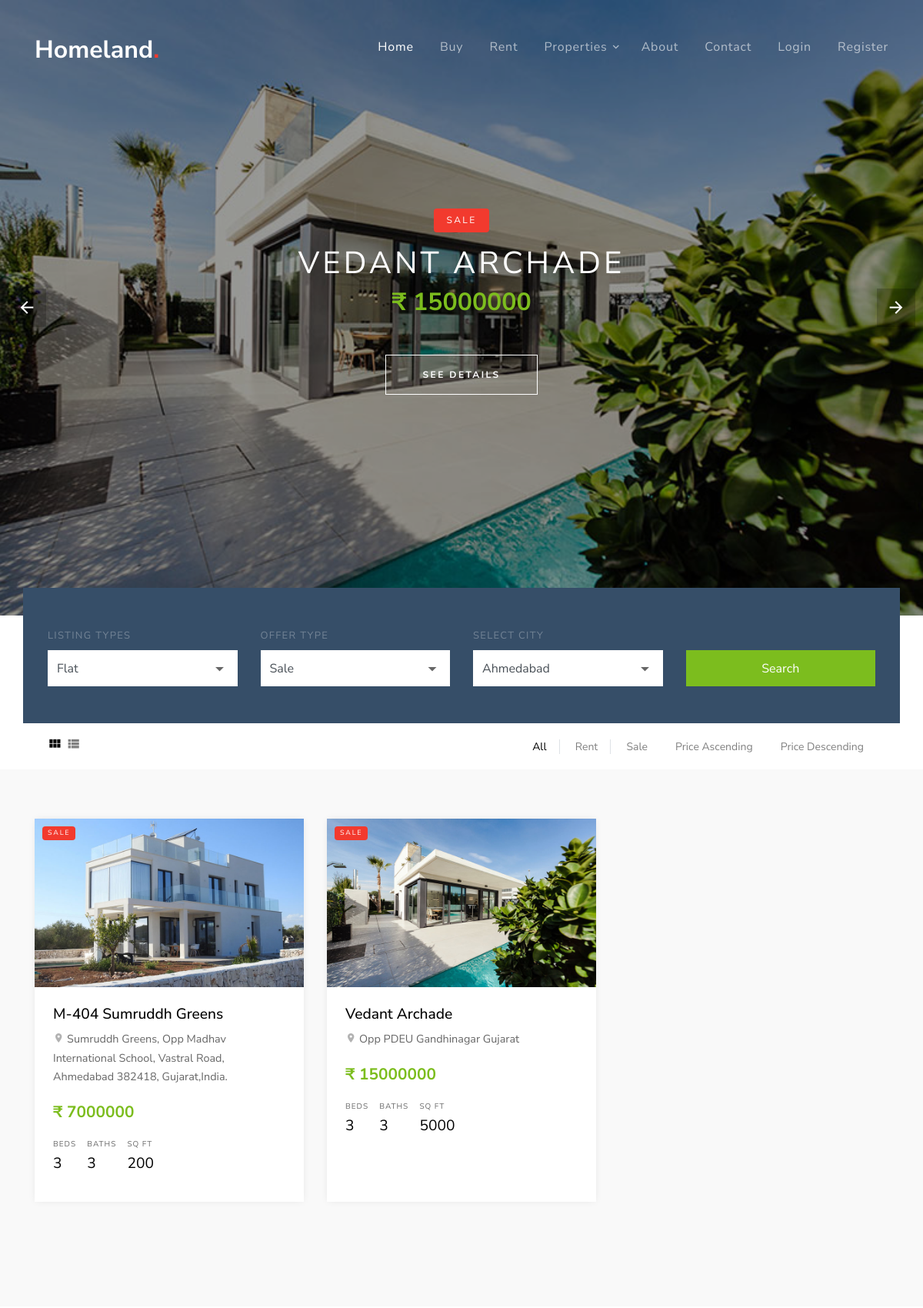
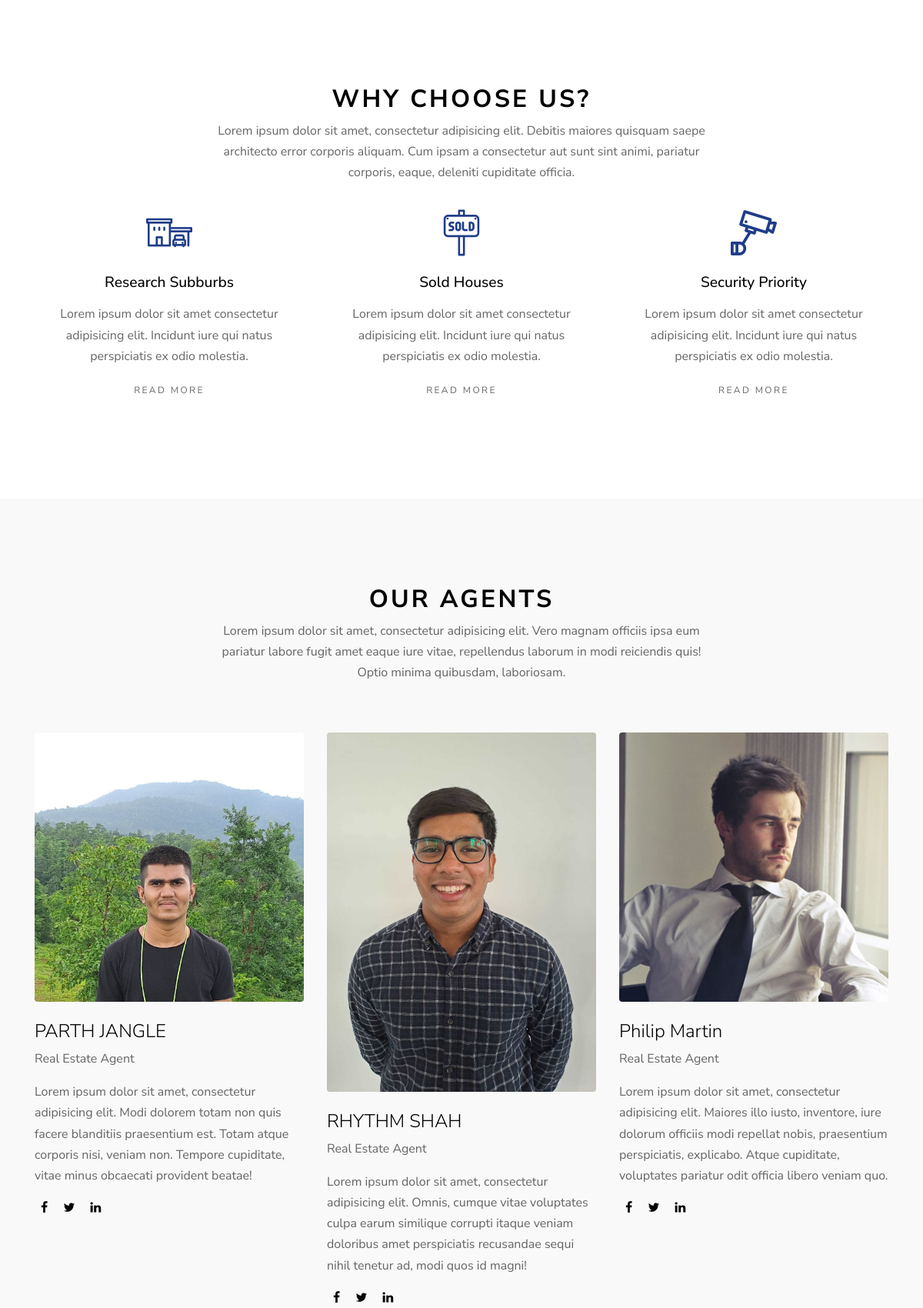
The page /sale.php?type=sale (upper part) on the database its author committed (2 pictures, top to bottom).
### tables this page shows
CREATE TABLE `props` (
  `id` int(10) NOT NULL,
  `name` varchar(200) NOT NULL,
  `location` varchar(200) NOT NULL,
  `price` varchar(10) NOT NULL,
  `image` varchar(200) NOT NULL,
  `beds` int(10) NOT NULL,
  `bath` int(20) NOT NULL,
  `sqft` varchar(30) NOT NULL,
  `home_type` varchar(200) NOT NULL,
  `year_built` varchar(200) NOT NULL,
  `type` varchar(200) NOT NULL,
  `price_sqft` int(30) NOT NULL,
  `description` text NOT NULL,
  `admin_name` varchar(200) NOT NULL,
  `created_at` timestamp NOT NULL DEFAULT current_timestamp()
);

### sale.php (the view, shortened to what this page needs)
<?php require "includes/header.php";?>
<?php require "config/config.php";?>
  <?php
    $select=$conn->query("SELECT * FROM props ORDER BY name DESC");
    $select->execute();
    $props=$select->fetchAll(PDO::FETCH_OBJ);
    if(isset($_GET['type'])){
      $id=$_GET['type'];
      $sale=$conn->query("SELECT * FROM props WHERE type='$id'");
      $sale->execute();
      $allistings=$sale->fetchAll(PDO::FETCH_OBJ);
    }
    else{
      echo "<script>window.location.href='".APPURL."/404.php'</script>";
    }
  ?>
    <div class="slide-one-item home-slider owl-carousel">
    <?php foreach ($props as $prop) : ?>
      <div class="site-blocks-cover overlay" style="background-image: url(images/<?php echo $prop->image; ?>);" data-aos="fade" data-stellar-background-ratio="0.5">
        <div class="container">
          <div class="row align-items-center justify-content-center text-center">
            <div class="col-md-10">
              <span class="d-inline-block bg-<?php if($prop->type=="rent") {echo "success";} else {echo "danger";}?> success text-white px-3 mb-3 property-offer-type rounded"><?php echo $prop->type; ?></span>
              <h1 class="mb-2"><?php echo $prop->name; ?></h1>
              <p class="mb-5"><strong class="h2 text-success font-weight-bold"><?php echo $prop->price; ?></strong></p>
              <p><a href="property-details.php?id=<?php echo $prop->id; ?>" class="btn btn-white btn-outline-white py-3 px-5 rounded-0 btn-2">See Details</a></p>
            </div>
          </div>
        </div>
      </div>
      <?php endforeach; ?>
    </div>
    <div class="site-section site-section-sm pb-0">
      <div class="container">
        <div class="row">
          <form class="form-search col-md-12" method="POST" action="search.php" style="margin-top: -100px;">
            <div class="row align-items-end">
              <div class="col-md-3">
                <label for="list-types">Listing Types</label>
                <div class="select-wrap">
                  <select name="types" id="list-types" class="form-control d-block rounded-0">
                    <option value="flat">Flat</option>
                  </select>
                </div>
              </div>
               <div class="col-md-3">
                <label for="offer-types">Offer Type</label>
                <div class="select-wrap">
                  <select name="offers" id="offer-types" class="form-control d-block rounded-0">
                    <option value="sale">Sale</option>
                  </select>
                </div>
              </div>
              <div class="col-md-3">
                <label for="select-city">Select City</label>
                <div class="select-wrap">
                  <select name="cities" id="select-city" class="form-control d-block rounded-0">
                    <option value="ahmedabad">Ahmedabad</option>
                  </select>
                </div>
              </div>
              <div class="col-md-3">
                <input type="submit" name="submit" class="btn btn-success text-white btn-block rounded-0" value="Search">
              </div>
            </div>
          </form>
        </div>
        <div class="row">
          <div class="col-md-12">
            <div class="view-options bg-white py-3 px-3 d-md-flex align-items-center">
              <div class="mr-auto">
                <a href="index.php" class="icon-view view-module active"><span class="icon-view_module"></span></a>
                <a href="view-list.html" class="icon-view view-list"><span class="icon-view_list"></span></a>
              </div>
              <div class="ml-auto d-flex align-items-center">
                <div>
                  <a href="<?php echo APPURL; ?>" class="view-list px-3 border-right active">All</a>
                  <a href="rent.php?type=rent" class="view-list px-3 border-right">Rent</a>
                  <a href="sale.php?type=sale" class="view-list px-3">Sale</a>
                  <a href="price.php?price=ASC" class="view-list px-3">Price Ascending</a>
                  <a href="price.php?price=DESC" class="view-list px-3">Price Descending</a>
                </div>
              </div>
            </div>
          </div>
        </div>
      </div>
    </div>
    <div class="site-section site-section-sm bg-light">
      <div class="container">
        <div class="row mb-5">
          <?php foreach($allistings as $allisting) : ?>
            <div class="col-md-6 col-lg-4 mb-4">
            <div class="property-entry h-100">
              <a href="property-details.php?id=<?php echo $allisting->id; ?>" class="property-thumbnail">
                <div class="offer-type-wrap">
                  <span class="offer-type bg-danger"><?php echo $allisting->type; ?></span>
                </div>
                <img src="images/<?php echo $allisting->image; ?>" alt="Image" class="img-fluid">
              </a>
              <div class="p-4 property-body">
                <h2 class="property-title"><a href="property-details.php?id=<?php echo $allisting->id; ?>"><?php echo $allisting->name; ?></a></h2>
                <span class="property-location d-block mb-3"><span class="property-icon icon-room"></span> <?php echo $allisting->location; ?></span>
                <strong class="property-price text-primary mb-3 d-block text-success"><?php echo $allisting->price; ?></strong>
                <ul class="property-specs-wrap mb-3 mb-lg-0">
                  <li>
                    <span class="property-specs">Beds</span>
                    <span class="property-specs-number"><?php echo $allisting->beds; ?></span>
                  </li>
                  <li>
                    <span class="property-specs">Baths</span>
                    <span class="property-specs-number"><?php echo $allisting->bath; ?></span>
                  </li>
                  <li>
                    <span class="property-specs">SQ FT</span>
                    <span class="property-specs-number"><?php echo $allisting->sqft; ?></span>
                  </li>
                </ul>
              </div>
            </div>
          </div>
          <?php endforeach; ?>
        </div>
      </div>
    </div>
    <div class="site-section">
      <div class="container">
        <div class="row justify-content-center">
          <div class="col-md-7 text-center">
            <div class="site-section-title">
              <h2>Why Choose Us?</h2>
            </div>
            <p>Lorem ipsum dolor sit amet, consectetur adipisicing elit. Debitis maiores quisquam saepe architecto error corporis aliquam. Cum ipsam a consectetur aut sunt sint animi, pariatur corporis, eaque, deleniti cupiditate officia.</p>
          </div>
        </div>
        <div class="row">
          <div class="col-md-6 col-lg-4">
            <a href="#" class="service text-center">
              <span class="icon flaticon-house"></span>
              <h2 class="service-heading">Research Subburbs</h2>
              <p>Lorem ipsum dolor sit amet consectetur adipisicing elit. Incidunt iure qui natus perspiciatis ex odio molestia.</p>
              <p><span class="read-more">Read More</span></p>
            </a>
          </div>
          <div class="col-md-6 col-lg-4">
            <a href="#" class="service text-center">
              <span class="icon flaticon-sold"></span>
              <h2 class="service-heading">Sold Houses</h2>
              <p>Lorem ipsum dolor sit amet consectetur adipisicing elit. Incidunt iure qui natus perspiciatis ex odio molestia.</p>
              <p><span class="read-more">Read More</span></p>
            </a>
          </div>
          <div class="col-md-6 col-lg-4">
            <a href="#" class="service text-center">
              <span class="icon flaticon-camera"></span>
              <h2 class="service-heading">Security Priority</h2>
              <p>Lorem ipsum dolor sit amet consectetur adipisicing elit. Incidunt iure qui natus perspiciatis ex odio molestia.</p>
              <p><span class="read-more">Read More</span></p>
            </a>
          </div>
        </div>
      </div>
    </div>
    <div class="site-section bg-light">
    <div class="container">
      <div class="row mb-5 justify-content-center">
        <div class="col-md-7">
          <div class="site-section-title text-center">
            <h2>Our Agents</h2>
            <p>Lorem ipsum dolor sit amet, consectetur adipisicing elit. Vero magnam officiis ipsa eum pariatur labore fugit amet eaque iure vitae, repellendus laborum in modi reiciendis quis! Optio minima quibusdam, laboriosam.</p>
          </div>
        </div>
      </div>
      <div class="row">
          <div class="col-md-6 col-lg-4 mb-5 mb-lg-5">
            <div class="team-member">
              <img src="images/parth.jpg" alt="Image" class="img-fluid rounded mb-4">
              <div class="text">
                <h2 class="mb-2 font-weight-light text-black h4">PARTH JANGLE</h2>
                <span class="d-block mb-3 text-white-opacity-05">Real Estate Agent</span>
                <p>Lorem ipsum dolor sit amet, consectetur adipisicing elit. Modi dolorem totam non quis facere blanditiis praesentium est. Totam atque corporis nisi, veniam non. Tempore cupiditate, vitae minus obcaecati provident beatae!</p>
                <p>
                  <a href="#" class="text-black p-2"><span class="icon-facebook"></span></a>
                  <a href="#" class="text-black p-2"><span class="icon-twitter"></span></a>
                  <a href="#" class="text-black p-2"><span class="icon-linkedin"></span></a>
                </p>
              </div>
            </div>
          </div>
          <div class="col-md-6 col-lg-4 mb-5 mb-lg-5">
            <div class="team-member">
              <img src="images/rhythm.jpg" alt="Image" class="img-fluid rounded mb-4">
              <div class="text">
                <h2 class="mb-2 font-weight-light text-black h4">RHYTHM SHAH</h2>
                <span class="d-block mb-3 text-white-opacity-05">Real Estate Agent</span>
                <p>Lorem ipsum dolor sit amet, consectetur adipisicing elit. Omnis, cumque vitae voluptates culpa earum similique corrupti itaque veniam doloribus amet perspiciatis recusandae sequi nihil tenetur ad, modi quos id magni!</p>
                <p>
                  <a href="#" class="text-black p-2"><span class="icon-facebook"></span></a>
                  <a href="#" class="text-black p-2"><span class="icon-twitter"></span></a>
                  <a href="#" class="text-black p-2"><span class="icon-linkedin"></span></a>
                </p>
              </div>
            </div>
          </div>
          <div class="col-md-6 col-lg-4 mb-5 mb-lg-5">
            <div class="team-member">
              <img src="images/person_3.jpg" alt="Image" class="img-fluid rounded mb-4">
              <div class="text">
                <h2 class="mb-2 font-weight-light text-black h4">Philip Martin</h2>
                <span class="d-block mb-3 text-white-opacity-05">Real Estate Agent</span>
                <p>Lorem ipsum dolor sit amet, consectetur adipisicing elit. Maiores illo iusto, inventore, iure dolorum officiis modi repellat nobis, praesentium perspiciatis, explicabo. Atque cupiditate, voluptates pariatur odit officia libero veniam quo.</p>
                <p>
                  <a href="#" class="text-black p-2"><span class="icon-facebook"></span></a>
                  <a href="#" class="text-black p-2"><span class="icon-twitter"></span></a>
                  <a href="#" class="text-black p-2"><span class="icon-linkedin"></span></a>
                </p>
              </div>
            </div>
          </div>
        </div>
    </div>
    <?php require "includes/footer.php";?>

### rows shown on the page
props: image (picture), type "SALE", name "VEDANT ARCHADE", price "₹ 15000000", name "Vedant Archade", location "Opp PDEU Gandhinagar Gujarat", beds "3", bath "3", sqft "5000"
props: type "SALE", image (picture), name "M-404 Sumruddh Greens", location "Sumruddh Greens, Opp Madhav International School, Vastral Road, Ahmedabad 382418, Gujarat,India.", price "₹ 7000000", beds "3", bath "3", sqft "200"
